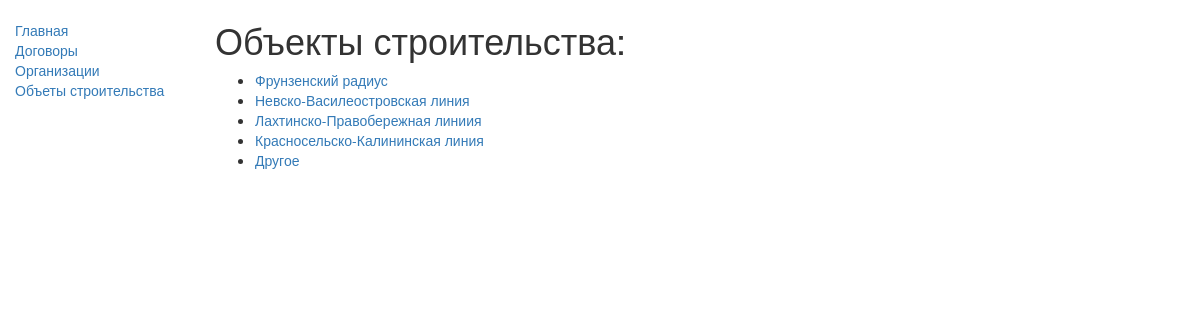
Page /catalog/objects/ on the committed database.
### catalog/models.py (models this page shows, shortened)
class ConstructionObject(models.Model):
    line_name = (
        ('НВЛ', 'Невско-Василеостровская линия'),
        ('Ф-2', 'Фрунзенский радиус'),
        ('ЛПЛ', 'Лахтинско-Правобережная линиия'),
        ('ККЛ', 'Красносельско-Калининская линия'),
        ('Другое', 'Другое'),
    )
    line = models.CharField(max_length=50, choices=line_name, default='Другое', verbose_name="Объект строительства")
    requisites = models.TextField(max_length=500, verbose_name="Реквизиты")
    """
    # государственный контракт
    gk = {
        "NVL_GK":line_name[0],
        "F2_GK":line_name[1],
        "LPL_GK":line_name[2],
        "KKL_GK":line_name[3],
    }
    """
    class Meta:
        ordering = ["-line"] # сортировка объектов строительства по линии
    def get_absolute_url(self):
        return reverse('object-detail', args=[str(self.id)])

### catalog/views.py (the view)
class ConstructionObjectListView(generic.ListView):
    model = ConstructionObject

### catalog/templates/catalog/constructionobject_list.html
{% extends "base_generic.html" %}
{% block content %}
    <h1>Объекты строительства: </h1>
    {% if constructionobject_list %}
    <ul>
      {% for object in constructionobject_list %}
      <li>
        <a href="{{ object.get_absolute_url }}"> {{ object.get_line_display }} </a>
      </li>
      {% endfor %}
    </ul>
    {% else %}
      <p>Объекты строительства отсутствуют</p>
    {% endif %}
{% endblock %}

### rows in the picture
ConstructionObject: line "Фрунзенский радиус"
ConstructionObject: line "Невско-Василеостровская линия"
ConstructionObject: line "Лахтинско-Правобережная линиия"
ConstructionObject: line "Красносельско-Калининская линия"
ConstructionObject: line "Другое"
